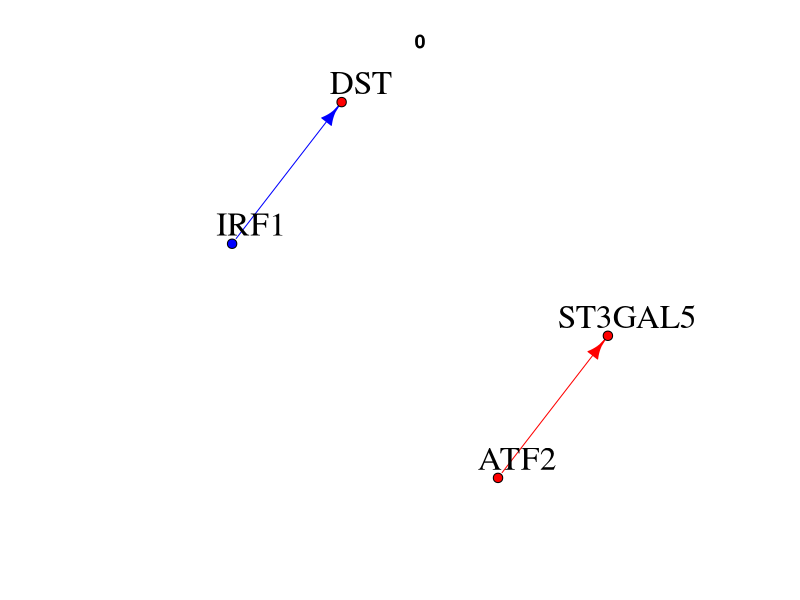

Reproduce this figure in R. (Note: this script raises an error after producing the figure.)
library(stringr)
library(igraph)

top10=read.table('top10.txt',row.names=1,header=T)


cluster_list = unique(top10[,6])


pdf('GRAPH.pdf',width=10,height=10)


for(this_cluster in cluster_list){
    
    this_cluster_info=top10[which(top10[,6]==this_cluster),]
    
    NET = cbind(rep('tag',length(this_cluster_info[,1])),rep('tag',length(this_cluster_info[,1])))  
    EDGE_COLOR = c()
    NODE_COLOR = c()
    i=1
    while(i<=length(this_cluster_info[,1])){
        
        this_tftg_info = unlist(strsplit(as.character(this_cluster_info[i,7]), '.',fixed=TRUE))   
        this_tf=this_tftg_info[2]
        this_tg=this_tftg_info[4]
        this_mode=this_tftg_info[6]
        this_tg_exp=this_tftg_info[8]
        if(this_mode=='A'){EDGE_COLOR = c(EDGE_COLOR ,'red')}
        else{EDGE_COLOR = c(EDGE_COLOR ,'blue')}
        
        
        
        if(this_tg_exp=='HI'){NODE_COLOR = cbind(NODE_COLOR ,c(this_tg,'red'))}
        else{NODE_COLOR = cbind(NODE_COLOR ,c(this_tg,'blue'))}
        
        NODE_COLOR=as.matrix(NODE_COLOR)
        
        if(! this_tf %in% t(NODE_COLOR)[,1] ){ 
            if(this_tg_exp=='HI' & this_mode=='A'){ NODE_COLOR=cbind(NODE_COLOR ,c(this_tf, 'red'))}
            if(this_tg_exp=='LW' & this_mode=='A'){ NODE_COLOR=cbind(NODE_COLOR ,c(this_tf, 'blue'))}
            if(this_tg_exp=='HI' & this_mode=='R'){ NODE_COLOR=cbind(NODE_COLOR ,c(this_tf, 'blue'))}
            if(this_tg_exp=='LW' & this_mode=='R'){ NODE_COLOR=cbind(NODE_COLOR ,c(this_tf, 'red'))}
        }
        
        print(this_tftg_info)
        
        NET[i,1]=this_tf
        NET[i,2]=this_tg
        
        
        i=i+1}
    
    g <- make_graph(t(NET),directed = TRUE)    
    E(g)$color = EDGE_COLOR
    NODE_COLOR=t(as.matrix(NODE_COLOR))
    #node.color=setNames( t(NODE_COLOR)[,2],t(NODE_COLOR)[,1])
    
    NEW_NODE_COLOR=c()
    VG=as.character(V(g))
    for(vg in names(V(g))){     
        this_node_color= NODE_COLOR[which(NODE_COLOR[,1]==as.character(vg)),2]  
        V(g)[vg]$color<-this_node_color
        }
    
    
    plot(main=as.character(this_cluster), g, vertex.label.cex=2,edge.width=1, vertex.size=5, vertex.label.dist=2, vertex.label.color = "black")
      
    }
dev.off()




